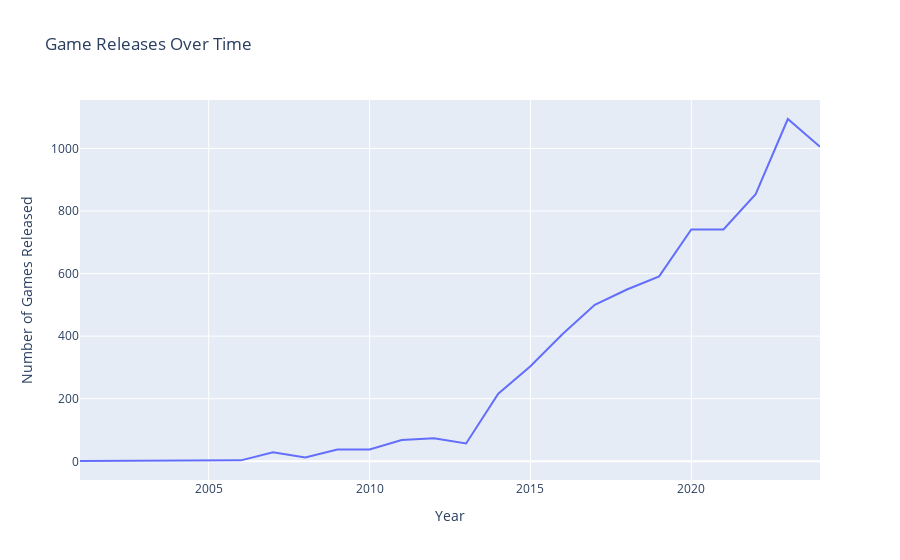

The code cell stored with this chart in its notebook:
### Code cell
steam1['release_date'] = pd.to_datetime(steam1['release_date'], errors='coerce')
steam1 = steam1.dropna(subset=['release_date'])
release_date_trend = steam1.groupby(steam1['release_date'].dt.year).size()
fig6 = px.line(release_date_trend, x=release_date_trend.index, y=release_date_trend.values, title="Game Releases Over Time")
fig6.update_xaxes(title="Year")
fig6.update_yaxes(title="Number of Games Released")
fig6.show()

### Figure 1 — Plotly figure (JSON) as saved in the notebook; plotly's stock layout.template omitted (floating-point values rounded to 4 significant figures)
{"data": [{"hovertemplate": "release_date=%{x}<br>y=%{y}<extra></extra>", "legendgroup": "", "line": {"color": "#636efa", "dash": "solid"}, "marker": {"symbol": "circle"}, "mode": "lines", "name": "", "orientation": "v", "showlegend": false, "type": "scatter", "x": [2001, 2002, 2004, 2005, 2006, 2007, 2008, 2009, 2010, 2011, 2012, 2013, 2014, 2015, 2016, 2017, 2018, 2019, 2020, 2021, 2022, 2023, 2024], "xaxis": "x", "y": [1, 1, 1, 1, 3, 29, 12, 38, 38, 68, 74, 57, 216, 304, 407, 500, 549, 591, 741, 741, 854, 1094, 1005], "yaxis": "y"}], "layout": {"autosize": true, "legend": {"tracegroupgap": 0}, "title": {"text": "Game Releases Over Time"}, "xaxis": {"anchor": "y", "autorange": true, "domain": [0, 1], "range": [2001, 2024], "title": {"text": "Year"}, "type": "linear"}, "yaxis": {"anchor": "x", "autorange": true, "domain": [0, 1], "range": [-59.72, 1155.0], "title": {"text": "Number of Games Released"}, "type": "linear"}}}
